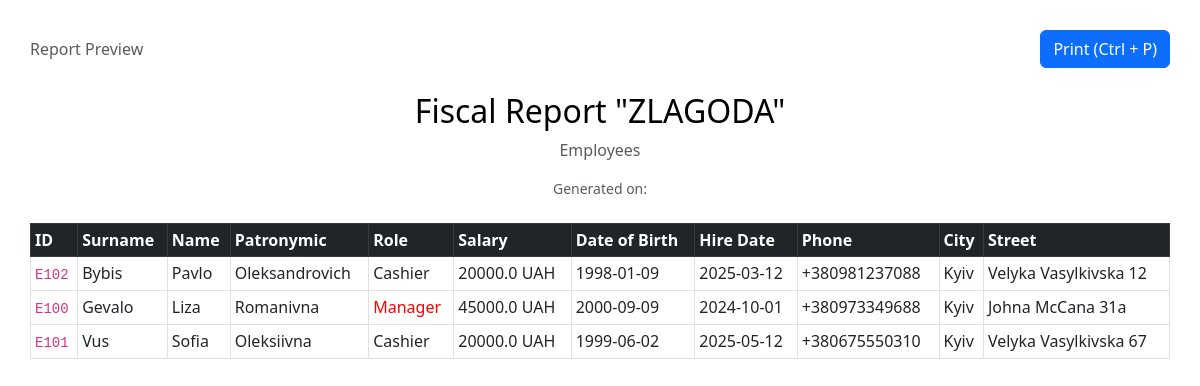
Before: /analytics/print/employees?role= (signed in) with the older database file.
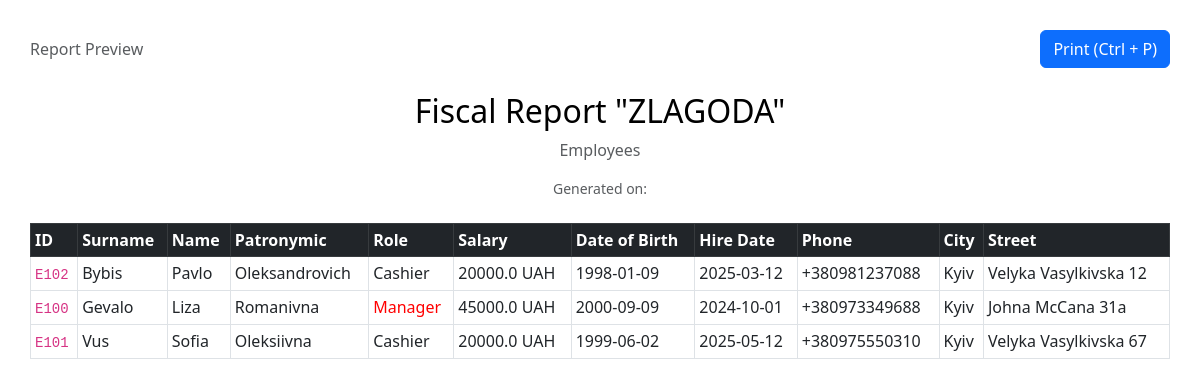
After: the same page with the newer database file.
### tables this page shows
CREATE TABLE Employee(
        id_employee TEXT PRIMARY KEY,
        empl_surname TEXT NOT NULL,
        empl_name TEXT NOT NULL,
        empl_patronymic TEXT,
        empl_role TEXT NOT NULL, 
        salary REAL NOT NULL CHECK(salary >= 0),
        date_of_birth TEXT NOT NULL,
        date_of_start TEXT NOT NULL,
        phone_number TEXT NOT NULL CHECK(length(phone_number) <= 13),
        city TEXT NOT NULL,
        street TEXT NOT NULL,
        zip_code TEXT NOT NULL,
        password_hash TEXT NOT NULL
    );

### backend/analytics.py (the view, shortened to what this page needs)
@analytics_bp.route('/print/<report_type>')
@login_required
@roles_required('Manager')
def print_report(report_type):
    allowed = ['employees', 'customers', 'categories', 'products', 'store_products', 'checks']
    if report_type not in allowed:
        flash("Невідомий тип звіту!", "danger")
        return redirect(url_for('auth.dashboard'))
    conn = get_db_connection()
    data = None
    if report_type == 'employees':
        data = conn.execute('SELECT * FROM Employee ORDER BY empl_surname').fetchall()
    elif report_type == 'customers':
        data = conn.execute('SELECT * FROM Customer_Card ORDER BY cust_surname').fetchall()
    elif report_type == 'categories':
        data = conn.execute('SELECT * FROM Category ORDER BY category_name').fetchall()
    conn.close()
    return render_template('analytics/report_print.html', report_type=report_type, data=data)

### app.py (called while the page is built)
@app.context_processor
def inject_today():
    return {'today': date.today().strftime('%Y-%m-%d')}

### backend/initdb.py (called while the page is built)
def get_db_connection():
    conn = sqlite3.connect(DB_PATH)
    conn.row_factory = sqlite3.Row
    conn.execute("PRAGMA foreign_keys = ON;")
    return conn

### templates/analytics/report_print.html (shortened to what this page needs)
<!DOCTYPE html>
<html lang="en">
<head>
    <link href="https://cdn.jsdelivr.net/npm/bootstrap@5.3.0/dist/css/bootstrap.min.css" rel="stylesheet">
</head>
<body>
<div class="d-flex justify-content-between align-items-center mb-4 no-print">
    <span class="text-muted">Report Preview</span>
    <button onclick="window.print();" class="btn btn-primary">Print (Ctrl + P)</button>
</div>
<div class="text-center mb-4">
    <h2>Fiscal Report "ZLAGODA"</h2>
    <p class="text-muted">
        {% if report_type == 'employees' %}Employees
        {% elif report_type == 'customers' %}Customers
        {% elif report_type == 'categories' %}Categories
        {% elif report_type == 'products' %}Product Catalog
        {% elif report_type == 'store_products' %}Products in Store
        {% elif report_type == 'checks' %}Checks
        {% endif %}
    </p>
    <p class="text-muted small">Generated on: <strong>{{ now if now else '' }}</strong></p>
</div>
<table class="table table-bordered table-sm">
<thead class="table-dark">
<tr>
    {% if report_type == 'employees' %}
        <th>ID</th><th>Surname</th><th>Name</th><th>Patronymic</th>
        <th>Role</th><th>Salary</th><th>Date of Birth</th>
        <th>Hire Date</th><th>Phone</th><th>City</th><th>Street</th>
    {% elif report_type == 'customers' %}
        <th>Card #</th><th>Surname</th><th>Name</th><th>Patronymic</th>
        <th>Phone</th><th>City</th><th>Street</th><th>Zip Code</th><th>Discount %</th>
    {% elif report_type == 'categories' %}
        <th>Category ID</th><th>Category Name</th>
    {% elif report_type == 'products' %}
        <th>Product ID</th><th>Product Name</th><th>Category</th><th>Characteristics</th>
    {% elif report_type == 'store_products' %}
        <th>UPC</th><th>Product Name</th><th>Selling Price</th>
        <th>Quantity</th><th>Type</th>
    {% elif report_type == 'checks' %}
        <th>Check #</th><th>Cashier</th><th>Date</th><th>Total</th><th>VAT</th>
    {% endif %}
</tr>
</thead>
<tbody>
{% for item in data %}
<tr>
    {% if report_type == 'employees' %}
        <td><code>{{ item.id_employee }}</code></td>
        <td>{{ item.empl_surname }}</td>
        <td>{{ item.empl_name }}</td>
        <td>{{ item.empl_patronymic or '—' }}</td>
        <td>
            {% if item.empl_role == 'Manager' %}
                <span style="color:red">Manager</span>
            {% else %}
                Cashier
            {% endif %}
        </td>
        <td>{{ item.salary }} UAH</td>
        <td>{{ item.date_of_birth }}</td>
        <td>{{ item.date_of_start }}</td>
        <td>{{ item.phone_number }}</td>
        <td>{{ item.city }}</td>
        <td>{{ item.street }}</td>
    {% elif report_type == 'categories' %}
        <td>{{ item.category_number }}</td>
        <td>{{ item.category_name }}</td>
    {% elif report_type == 'products' %}
        <td><code>{{ item.id_product }}</code></td>
        <td><strong>{{ item.product_name }}</strong></td>
        <td>{{ item.category_name }}</td>
        <td>{{ item.characteristics or '—' }}</td>
    {% elif report_type == 'store_products' %}
        <td><code>{{ item.UPC }}</code></td>
        <td><strong>{{ item.product_name }}</strong></td>
        <td>{{ item.selling_price }} UAH</td>
        <td>{{ item.products_number }} units</td>
        <td>{% if item.promotional_product == 1 %}Promotional{% else %}Regular{% endif %}</td>
    {% elif report_type == 'checks' %}
        <td><code>{{ item.check_number }}</code></td>
        <td>{{ item.empl_surname }}</td>
        <td>{{ item.print_date }}</td>
        <td>{{ item.sum_total }} UAH</td>
        <td>{{ item.vat }} UAH</td>
    {% endif %}
</tr>
{% else %}
<tr>
    <td colspan="10" class="text-center text-muted py-3">No data found.</td>
</tr>
{% endfor %}
</tbody>
</table>
</body>
</html>

Changed rows visible on the page:
changed Employee "Vus": phone_number "+380675550310" → "+380975550310"
